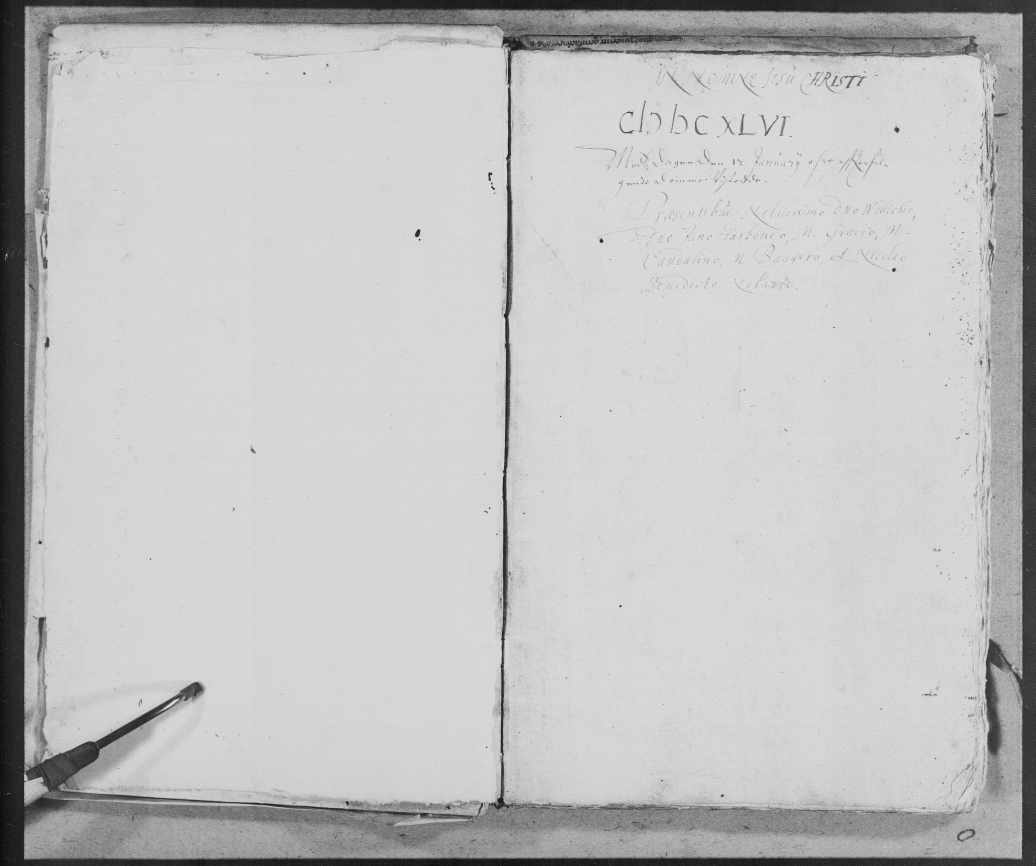
#> input picture canonical_crop_imgB_process/FamilySearch_-_DGS004534287_00361.jpg, 6211 x 5195 px (shown at 1/6 size)
$ python sweep_downsample.py --input ../../canonical_crop_imgB_process/FamilySearch_-_DGS004534287_00361.jpg --outdir out --factor-sweep   (older library calls are emulated)
#> lines starting #> are read from the running program, lines starting #| are printed output that depends on the picture
### tools/ntec_investigator/classes_module.py
#!/usr/bin/env python3
# -*- coding: utf-8 -*-
'''
@file: classes_module.py
@author: David Black   GitHub @bballdave025
@since: 2026-02-25

Two primary classes and a frozen dataclass.

SpatialSignalSampler
class CropFinalizer
@dataclass CropSpec

Dependencies:
  - numpy
  - opencv-python (cv2)
'''

from __future__ import annotations

from dataclasses import dataclass
from pathlib import Path
from typing import Literal, Sequence, Optional

import numpy as np
import cv2


AggMode = Literal["mean", "sum"]


@dataclass(frozen=True)
class CropSpec:
  x: int
  y: int
  w: int
  h: int


class SpatialSignalSampler:
  """Minimal resampling + FFT utilities."""

  @staticmethod
  def load_gray_u8(path: str | Path) -> np.ndarray:
    p = str(path)
    img = cv2.imread(p, cv2.IMREAD_GRAYSCALE)
#> img is the input picture: shape (5195, 6211); min 0, max 255, mean 191.8
    if img is None: raise FileNotFoundError(f"Could not read: {p}")
    return img.astype(np.uint8, copy=False)

  @staticmethod
  def resample_flexible(
      gray_u8: np.ndarray,
      factor: Optional[float] = None,
      target_w: Optional[int] = None,
      target_h: Optional[int] = None,
      interp: Literal["area", "nearest", "cubic"] = "area"
  ) -> np.ndarray:
    """
    Enforces NTEC linear reduction logic: new_dim = orig_dim // factor.
    Only one of {factor, target_w, target_h} allowed.
    """
    provided = [x is not None for x in [factor, target_w, target_h]]
    if sum(provided) != 1:
      raise ValueError("Provide exactly ONE of: factor, target_w, or target_h.")

    H, W = gray_u8.shape[:2]
    interp_map = {"area": cv2.INTER_AREA, "nearest": cv2.INTER_NEAREST, "cubic": cv2.INTER_CUBIC}

    if factor is not None:
      if factor <= 0: raise ValueError("factor must be positive.")
      newW, newH = max(1, int(W // factor)), max(1, int(H // factor))
    elif target_w is not None:
      newW, newH = target_w, max(1, int(H * (target_w / W)))
    else: # target_h
      newH, newW = target_h, max(1, int(W * (target_h / H)))

    return cv2.resize(gray_u8, (newW, newH), interpolation=interp_map[interp])

  @staticmethod
  def save_gray_u8(path: str | Path, img_u8: np.ndarray) -> None:
    if img_u8.ndim != 2:
      raise ValueError("Expected grayscale image (H, W).")
    if img_u8.dtype != np.uint8:
      img_u8 = img_u8.astype(np.uint8, copy=False)
    p = str(path)
    ok = cv2.imwrite(p, img_u8)
    if not ok:
      raise IOError(f"Failed to write image: {p}")

  # [163 lines left out: functions to_float01, save_float_image, crop_gray_u8, resample_gray_u8, resize_to, fft2 and 1 more, not called in this run]


class CropFinalizer:
  """
  Deterministic crop selection via Sobel-energy ranking + phase sweep.
  """

  # [177 lines left out: functions load_gray_u8, sobel_mag, _clip_crop_to_image, generate_unbiased_mcc, crop_score, sliding_window_scores and 3 more, not called in this run]

### tools/ntec_investigator/sweep_downsample.py
#!/usr/bin/env python3
# -*- coding: utf-8 -*-

"""
Fine-grained NTEC downsampling sweep.

Supports either:
- factor sweep
- target-width sweep
- target-height sweep

Optionally writes a contact sheet from downsampled-then-upsampled outputs.
"""

from __future__ import annotations

import argparse
import csv
import math
from pathlib import Path

import cv2
import numpy as np

from classes_module import SpatialSignalSampler, CropSpec


def parse_args() -> argparse.Namespace:
    p = argparse.ArgumentParser(
        description="Fine-grained downsampling sweep for NTEC image experiments."
    )

    p.add_argument("--input", required=True)
    p.add_argument("--outdir", required=True)

    mode = p.add_mutually_exclusive_group(required=True)
    mode.add_argument("--factor-sweep", action="store_true")
    mode.add_argument("--target-w-sweep", action="store_true")
    mode.add_argument("--target-h-sweep", action="store_true")

    p.add_argument("--factor-start", type=float, default=1.0)
    p.add_argument("--factor-stop", type=float, default=8.0)
    p.add_argument("--factor-step", type=float, default=0.125)

    p.add_argument("--target-w-start", type=int)
    p.add_argument("--target-w-stop", type=int)
    p.add_argument("--target-w-step", type=int, default=-1)

    p.add_argument("--target-h-start", type=int)
    p.add_argument("--target-h-stop", type=int)
    p.add_argument("--target-h-step", type=int, default=-1)

    p.add_argument(
        "--interp",
        choices=["area", "nearest", "cubic"],
        default="area",
    )

    p.add_argument(
        "--up-interp",
        choices=["nearest", "area", "cubic"],
        default="nearest",
    )

    p.add_argument(
        "--crop",
        nargs=4,
        type=int,
        metavar=("X", "Y", "W", "H"),
        default=None,
    )

    p.add_argument("--prefix", default=None)

    p.add_argument(
        "--make-contact-sheet",
        action="store_true",
        help="Create a contact sheet from downsampled-then-upsampled outputs.",
    )

    p.add_argument(
        "--contact-sheet-cols",
        type=int,
        default=10,
        help="Number of columns in the contact sheet.",
    )

    return p.parse_args()
##endof:  parse_args()


def sweep_values(start: float, stop: float, step: float) -> list[float]:
    if step == 0:
        raise ValueError("step must not be zero.")

    vals: list[float] = []
    x = start

    if step > 0:
        while x <= stop + 1e-9:
            vals.append(round(x, 6))
            x += step
    else:
        while x >= stop - 1e-9:
            vals.append(round(x, 6))
            x += step

    return vals
##endof:  sweep_values(start, stop, step)


def safe_label(value: float | int) -> str:
    if isinstance(value, int):
        return f"{value:04d}"
    return f"{value:08.3f}".replace(".", "p")
##endof:  safe_label(value)


# [58 lines left out: function make_contact_sheet, not called in this run]
##endof:  make_contact_sheet(...)


def main() -> None:
    args = parse_args()

    input_path = Path(args.input)
    outdir = Path(args.outdir)
    down_dir = outdir / "downsampled"
    downup_dir = outdir / "downsampled_then_upsampled"

    outdir.mkdir(parents=True, exist_ok=True)
    down_dir.mkdir(parents=True, exist_ok=True)
    downup_dir.mkdir(parents=True, exist_ok=True)

    prefix = args.prefix or input_path.stem

    gray = SpatialSignalSampler.load_gray_u8(input_path)

    crop_spec = None
    if args.crop is not None:
        crop_spec = CropSpec(*args.crop)
        gray = SpatialSignalSampler.crop_gray_u8(gray, crop_spec)

    sweep_h, sweep_w = gray.shape[:2]
#> sweep_h = 5195; sweep_w = 6211

    rows = []
    downup_paths: list[Path] = []

    if args.factor_sweep:
        sweep_kind = "factor"
        values = sweep_values(
            args.factor_start,
            args.factor_stop,
            args.factor_step,
        )
    elif args.target_w_sweep:
        sweep_kind = "target_w"
        if args.target_w_start is None or args.target_w_stop is None:
            raise ValueError(
                "target-width sweep requires --target-w-start and --target-w-stop."
            )
        values = [int(v) for v in sweep_values(
            args.target_w_start,
            args.target_w_stop,
            args.target_w_step,
        )]
    elif args.target_h_sweep:
        sweep_kind = "target_h"
        if args.target_h_start is None or args.target_h_stop is None:
            raise ValueError(
                "target-height sweep requires --target-h-start and --target-h-stop."
            )
        values = [int(v) for v in sweep_values(
            args.target_h_start,
            args.target_h_stop,
            args.target_h_step,
        )]
    else:
        raise ValueError("No sweep mode selected.")
    ##endof:  if/elif/elif/else <sweep mode>

    csv_path = outdir / f"{prefix}_{sweep_kind}_downsample_sweep.csv"

    interp_map = {
        "area": cv2.INTER_AREA,
        "nearest": cv2.INTER_NEAREST,
        "cubic": cv2.INTER_CUBIC,
    }

    for value in values:
        if sweep_kind == "factor":
            down = SpatialSignalSampler.resample_flexible(
                gray,
                factor=float(value),
                interp=args.interp,
            )
            value_label = f"f{safe_label(float(value))}"
        elif sweep_kind == "target_w":
            down = SpatialSignalSampler.resample_flexible(
                gray,
                target_w=int(value),
                interp=args.interp,
            )
            value_label = f"tw{safe_label(int(value))}"
        else:
            down = SpatialSignalSampler.resample_flexible(
                gray,
                target_h=int(value),
                interp=args.interp,
            )
            value_label = f"th{safe_label(int(value))}"
        ##endof:  if/elif/else <sweep kind>

        out_h, out_w = down.shape[:2]

        downup = cv2.resize(
            down,
            (sweep_w, sweep_h),
            interpolation=interp_map[args.up_interp],
        )

        down_name = (
            f"{prefix}_down_{value_label}_{out_w}x{out_h}_{args.interp}.png"
        )
        down_path = down_dir / down_name

        downup_name = (
            f"{prefix}_downup_{value_label}_{sweep_w}x{sweep_h}_"
            f"{args.interp}_to_{args.up_interp}.png"
        )
        downup_path = downup_dir / downup_name

        SpatialSignalSampler.save_gray_u8(down_path, down)
        SpatialSignalSampler.save_gray_u8(downup_path, downup)

        downup_paths.append(downup_path)

        rows.append(
            {
                "input": str(input_path),
                "downsampled_output": str(down_path),
                "downsampled_then_upsampled_output": str(downup_path),
                "sweep_kind": sweep_kind,
                "sweep_value": value,
                "down_interp": args.interp,
                "up_interp": args.up_interp,
                "sweep_w": sweep_w,
                "sweep_h": sweep_h,
                "out_w": out_w,
                "out_h": out_h,
                "crop_x": "" if crop_spec is None else crop_spec.x,
                "crop_y": "" if crop_spec is None else crop_spec.y,
                "crop_w": "" if crop_spec is None else crop_spec.w,
                "crop_h": "" if crop_spec is None else crop_spec.h,
            }
        )
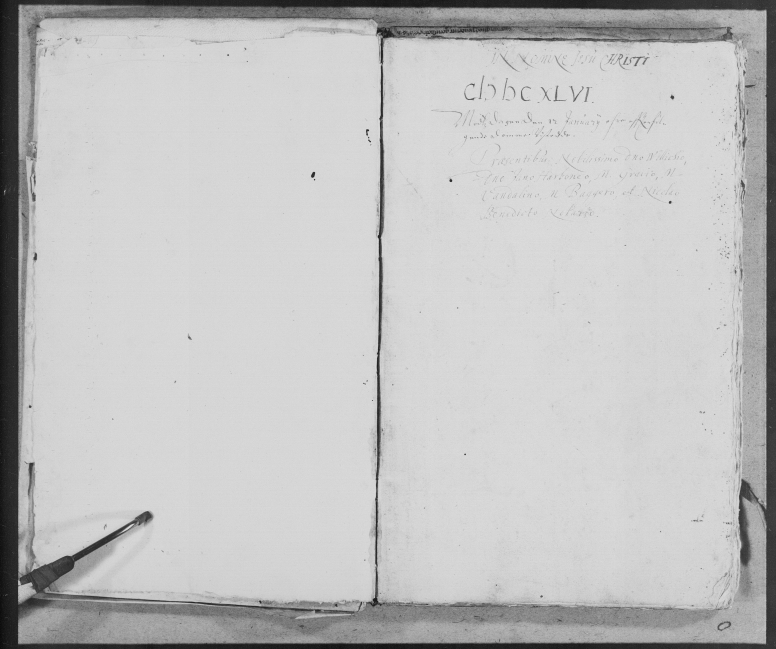
#> down: shape (649, 776); min 10, max 222, mean 191.8
#> after the loop, downup_paths = 57 items; rows = 57 items
    ##endof:  for value in values

    if rows:
        with csv_path.open("w", newline="", encoding="utf-8") as f:
            writer = csv.DictWriter(f, fieldnames=list(rows[0].keys()))
            writer.writeheader()
            writer.writerows(rows)
        ##endof:  with csv_path.open(...) as f
    ##endof:  if rows

    if args.make_contact_sheet:
        contact_sheet_path = outdir / f"{prefix}_{sweep_kind}_contact_sheet.png"
        make_contact_sheet(
            image_paths=downup_paths,
            output_path=contact_sheet_path,
            cols=args.contact_sheet_cols,
        )
        print(f"Wrote contact sheet to: {contact_sheet_path}")
    ##endof:  if args.make_contact_sheet

    print(f"Wrote {len(rows)} downsampled images to: {down_dir}")
#| Wrote 57 downsampled images to: out/downsampled
    print(f"Wrote {len(rows)} downsampled-then-upsampled images to: {downup_dir}")
#| Wrote 57 downsampled-then-upsampled images to: out/downsampled_then_upsampled
    print(f"Wrote CSV log to: {csv_path}")
##endof:  main()


if __name__ == "__main__":
    main()
##endof:  if __name__ == "__main__"
